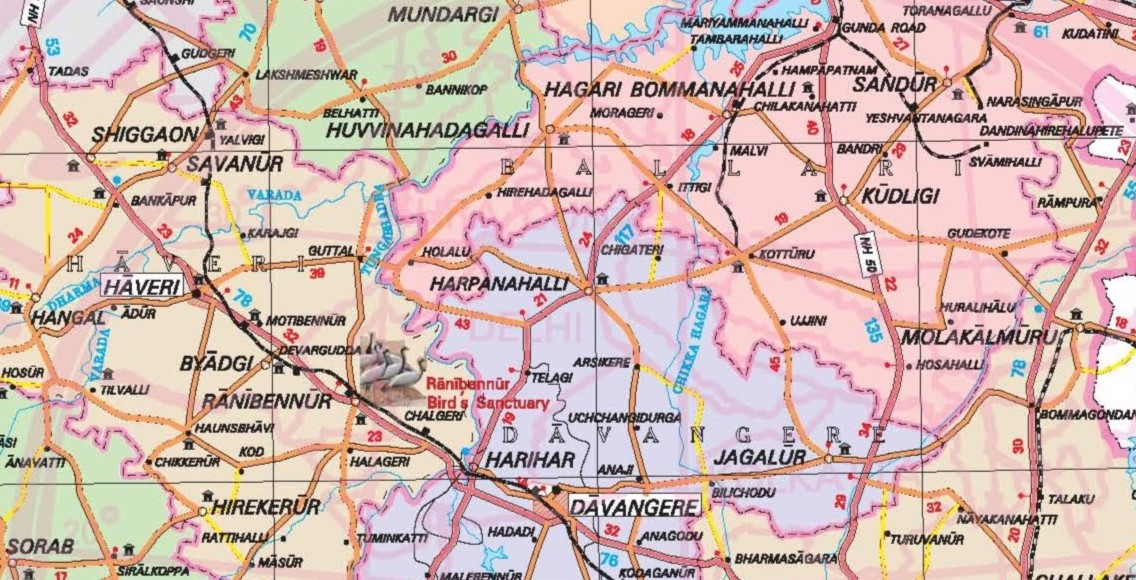
#> input picture karnataka-state-map_3[1].jpg, 1136 x 580 px
$ python -i code.py   (imports and definitions only)
#> lines starting #> are read from the running program, lines starting #| are printed output that depends on the picture
import cv2
import pandas as pd
import re
import easyocr
from scipy.spatial import distance
import os
def preprocess(img_path, scale=3.0):
#> called with img_path = 'karnataka-state-map_3[1].jpg', scale = 3
    image = cv2.imread(img_path)
#> image is the input picture: shape (580, 1136, 3); mean B, G, R 177.4, 183.2, 208.9
    if image is None:
        raise FileNotFoundError(f"Image file not found at {img_path}. Please check the path.")
    h, w = image.shape[:2]
#> h = 580; w = 1136
    image_big = cv2.resize(image, (int(w * scale), int(h * scale)), interpolation=cv2.INTER_CUBIC)
    gray = cv2.cvtColor(image_big, cv2.COLOR_BGR2GRAY)
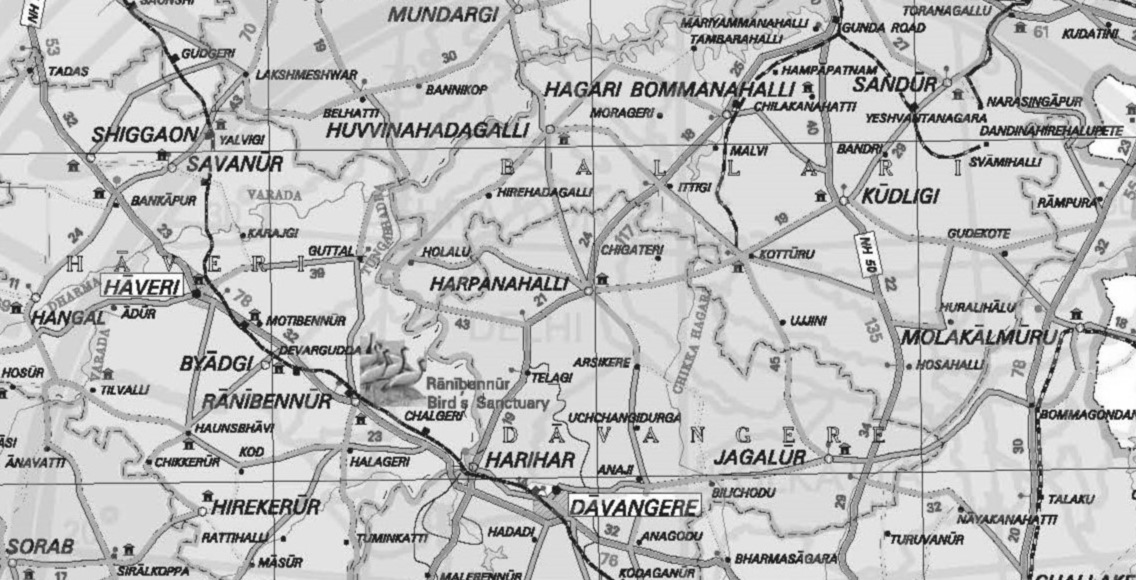
#> gray: shape (1740, 3408) (shown at 1/3 size); min 6, max 255, mean 190.2
    gray = cv2.fastNlMeansDenoising(gray, h=25)
    gray = cv2.GaussianBlur(gray, (3, 3), 0)
    sharp = cv2.addWeighted(gray, 1.5, gray, -0.5, 0)
    return image_big, sharp


# [1 line that did not run here, left out]


# [89 lines left out: functions extract_text_with_positions, classify_and_pair, export_output, main, not called in this run]


# [2 lines not run here, left out]

>>> result = preprocess('karnataka-state-map_3[1].jpg')
